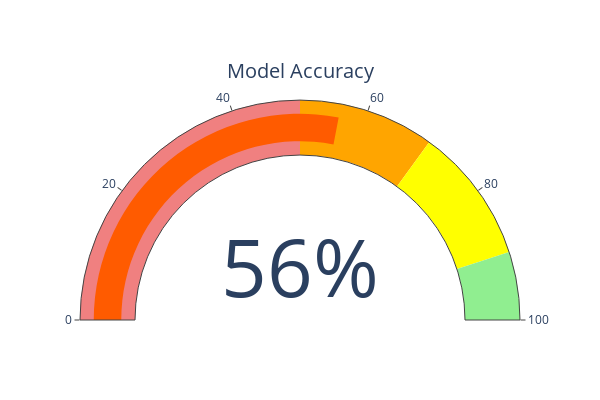

Write notebook code for a chart like this one.
### Code cell
fig = go.Figure(go.Indicator(
    mode="gauge+number",
    value=test_accuracy,
    title={'text': "Model Accuracy"},
    number={'suffix': "%"},
    gauge={
        'axis': {'range': [0, 100]},
        'bar': {'color': "#FF5B00"},
        'steps': [
            {'range': [0, 50], 'color': "lightcoral"},
            {'range': [50, 70], 'color': "#FFA500"},
            {'range': [70, 90], 'color': "yellow"},
            {'range': [90, 100], 'color': "lightgreen"}
        ],
    }
))
fig.update_layout(
    width=600,
    height=400,
)
# fig.write_image("accuracy_no_poly.png", scale=2)
fig.show()

### Figure 1 — Plotly figure (JSON) as saved in the notebook; plotly's stock layout.template omitted (floating-point values rounded to 4 significant figures)
{"data": [{"gauge": {"axis": {"range": [0, 100]}, "bar": {"color": "#FF5B00"}, "steps": [{"color": "lightcoral", "range": [0, 50]}, {"color": "#FFA500", "range": [50, 70]}, {"color": "yellow", "range": [70, 90]}, {"color": "lightgreen", "range": [90, 100]}]}, "mode": "gauge+number", "number": {"suffix": "%"}, "title": {"text": "Model Accuracy"}, "type": "indicator", "value": 56}], "layout": {"height": 400, "width": 600}}
